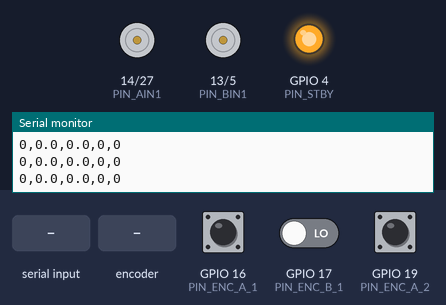
The sketch below on a simulated ESP32. Shown: motor-driver pin pairs drawn as motors (green arrow = first pin HIGH = forward, orange = second pin HIGH = backward, longer = more drive, scaled by the enable pin, stopped while the standby pin is LOW), output pins drawn as LEDs (lit = HIGH), the last lines printed to the serial monitor. Inputs (shaded band) come from the test bench; at power-on: GPIO 16 (PIN_ENC_A_1) HIGH, GPIO 17 (PIN_ENC_B_1) LOW, GPIO 19 (PIN_ENC_A_2) HIGH.

Above: at 1.4 s.
1.5 s: "90,45\n" received over Serial
At 1.85 s:
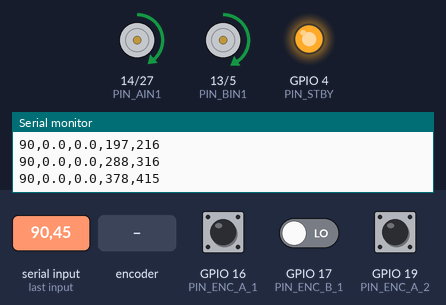
At 3.7 s:
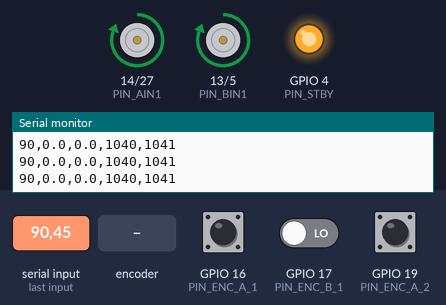
4.5 s: "30,150\n" received over Serial
At 4.95 s:
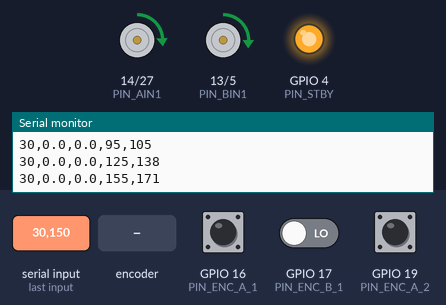
7.5 s: rotary encoder on GPIO 16 (PIN_ENC_A_1) / GPIO 17 (PIN_ENC_B_1) turned 1 step (first pin leading)
Timing chart, 0 to 10.5 s (numbered marks = the images above; inputs shaded):
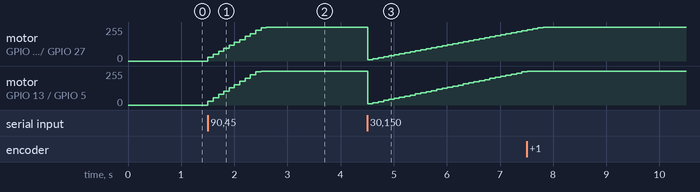

Measured:
- after the input at 1.5 s, motor on GPIO 14 (PIN_AIN1) / GPIO 27 (PIN_AIN2): moves from stopped to forward 255/255 over 1.1 s, starting at once; motor on GPIO 13 (PIN_BIN1) / GPIO 5 (PIN_BIN2): moves from stopped to forward 255/255 over 1.0 s, starting at once

The sketch:

pid_motor_v1_3.ino
```cpp
/*
 * ESP32 + TB6612 + Quadrature Encoder
 * PI điều khiển tốc độ (RPM) cho 2 động cơ - ĐÃ SỬA LỖI LOGIC
 * ***** Tương thích ESP32 CORE 3.x (API MỚI) *****
 * Gõ một số RPM trên Serial Monitor (115200) rồi Enter, ví dụ: 150
 * Code này sẽ điều khiển CẢ HAI động cơ chạy cùng tốc độ.
 */

#include <Arduino.h>

// ===== PIN MAP (Đã cập nhật theo sơ đồ của bạn) =====
// --- Động cơ 1 (Motor A) ---
const int PIN_AIN1 = 14;
const int PIN_AIN2 = 27;
const int PIN_PWMA = 25;
const int PIN_ENC_A_1 = 16;  // Cần pull-up ngoài
const int PIN_ENC_B_1 = 17;  // Cần pull-up ngoài

// --- Động cơ 2 (Motor B) ---
const int PIN_BIN1 = 13;
const int PIN_BIN2 = 5;
const int PIN_PWMB = 26;
const int PIN_ENC_A_2 = 19;  // Cần pull-up ngoài
const int PIN_ENC_B_2 = 18;  // Cần pull-up ngoài

// --- Chung ---
const int PIN_STBY = 4;

// ===== PWM (LEDC) =====
const int PWM_FREQ = 20000;  // 20 kHz êm tiếng
const int PWM_RES  = 10;     // 10-bit (0..1023)

// ===== ENCODER / TỐC ĐỘ =====
const int   CPR = 390;             // Tỉ số xung (11 * 35.5)
const float SPEED_DT_MS = 100.0;   // chu kỳ tính tốc độ (ms)

// ===== PI controller (tự viết, không cần thư viện) =====
double rpm_meas_1 = 0.0; // RPM đo Motor 1
double rpm_meas_2 = 0.0; // RPM đo Motor 2
double rpm_set  = 0.0;   // RPM đặt (chung cho cả 2)

// Tham số PI (Tune riêng cho mỗi động cơ nếu cần)
double Kp_1 = 0.195; // Kp cho Motor 1
double Ki_1 = 10;   // Ki cho Motor 1
double integ_1 = 0.0; // Tích phân Motor 1

double Kp_2 = 0.204; // Kp cho Motor 2
double Ki_2 = 11;   // Ki cho Motor 2
double integ_2 = 0.0; // Tích phân Motor 2

const double PWM_MAX = (1<<PWM_RES) - 1; // 1023

// ===== Biến encoder =====
volatile long encCount1 = 0;
long lastEnc1 = 0;
volatile long encCount2 = 0;
long lastEnc2 = 0;

unsigned long lastSpeedMs = 0;

// ===== Nhập lệnh Serial =====
String inLine; bool haveLine = false;

// ---------- ISR: Động cơ 1 ----------
void IRAM_ATTR encISR1() {
  if (digitalRead(PIN_ENC_B_1)) encCount1++;
  else                          encCount1--;
}

// ---------- ISR: Động cơ 2 ----------
void IRAM_ATTR encISR2() {
  if (digitalRead(PIN_ENC_B_2)) encCount2++;
  else                          encCount2--;
}

// ---------- Điều khiển TB6612 - Động cơ 1 ----------
static inline void motor1Brake() {
  digitalWrite(PIN_AIN1, LOW); digitalWrite(PIN_AIN2, LOW); ledcWrite(PIN_PWMA, 0);
}
static inline void motor1Drive(int signed_pwm) {
  int mag = constrain(abs(signed_pwm), 0, (int)PWM_MAX);
  if      (signed_pwm > 0) { digitalWrite(PIN_AIN1, HIGH); digitalWrite(PIN_AIN2, LOW); ledcWrite(PIN_PWMA, mag); }
  else if (signed_pwm < 0) { digitalWrite(PIN_AIN1, LOW);  digitalWrite(PIN_AIN2, HIGH); ledcWrite(PIN_PWMA, mag); }
  else { motor1Brake(); }
}

// ---------- Điều khiển TB6612 - Động cơ 2 ----------
static inline void motor2Brake() {
  digitalWrite(PIN_BIN1, LOW); digitalWrite(PIN_BIN2, LOW); ledcWrite(PIN_PWMB, 0);
}
static inline void motor2Drive(int signed_pwm) {
  int mag = constrain(abs(signed_pwm), 0, (int)PWM_MAX);
  if      (signed_pwm > 0) { digitalWrite(PIN_BIN1, HIGH); digitalWrite(PIN_BIN2, LOW); ledcWrite(PIN_PWMB, mag); }
  else if (signed_pwm < 0) { digitalWrite(PIN_BIN1, LOW);  digitalWrite(PIN_BIN2, HIGH); ledcWrite(PIN_PWMB, mag); }
  else { motor2Brake(); }
}

// ---------- Điều khiển TB6612 - Chung ----------
static inline void motorStandby(bool en) { digitalWrite(PIN_STBY, en ? HIGH : LOW); }
static inline void motorBrake() {
  motor1Brake();
  motor2Brake();
}

void setup() {
  Serial.begin(115200);
  delay(200);

  // STBY chung
  pinMode(PIN_STBY, OUTPUT);

  // Motor 1 Pins
  pinMode(PIN_AIN1, OUTPUT);
  pinMode(PIN_AIN2, OUTPUT);
  pinMode(PIN_ENC_A_1, INPUT); // Cần pull-up ngoài
  pinMode(PIN_ENC_B_1, INPUT); // Cần pull-up ngoài

  // Motor 2 Pins
  pinMode(PIN_BIN1, OUTPUT);
  pinMode(PIN_BIN2, OUTPUT);
  pinMode(PIN_ENC_A_2, INPUT); // Cần pull-up ngoài
  pinMode(PIN_ENC_B_2, INPUT); // Cần pull-up ngoài

  // API 3.x: Tự động setup và attach
  ledcAttach(PIN_PWMA, PWM_FREQ, PWM_RES);
  ledcAttach(PIN_PWMB, PWM_FREQ, PWM_RES);

  // Gắn ngắt
  attachInterrupt(digitalPinToInterrupt(PIN_ENC_A_1), encISR1, RISING);
  attachInterrupt(digitalPinToInterrupt(PIN_ENC_A_2), encISR2, RISING);

  motorStandby(true);
  motorBrake(); // Phanh cả hai

  lastSpeedMs = millis();
  Serial.println(F("Ready (2-Motor PI Controller). Type target RPM."));
}

void loop() {
  // ---- nhận lệnh RPM có dấu qua Serial ----
  while (Serial.available()) {
    char c = (char)Serial.read();
    if (c=='\n' || c=='\r') {
      if (inLine.length()) haveLine = true;
    } else {
      inLine += c;
    }
  }
  if (haveLine) {
    inLine.trim();
    rpm_set = (double) inLine.toInt();  // Nhập RPM, ví dụ: 150
    inLine = ""; haveLine = false;

    // Khi đặt lệnh mới, reset bộ tích phân
    integ_1 = 0.0;
    integ_2 = 0.0;
  }

  // ---- cập nhật tốc độ & điều khiển theo chu kỳ ----
  unsigned long now = millis();
  if (now - lastSpeedMs >= SPEED_DT_MS) {
    float dt = (now - lastSpeedMs) / 1000.0f;   // giây
    lastSpeedMs = now;

    // --- Tính toán Motor 1 ---
    long cnt1 = encCount1;
    long dp1  = cnt1 - lastEnc1;
    lastEnc1  = cnt1;
    rpm_meas_1 = (dp1 / dt) * 60.0 / CPR;

    // --- Tính toán Motor 2 ---
    long cnt2 = encCount2;
    long dp2  = cnt2 - lastEnc2;
    lastEnc2  = cnt2;
    rpm_meas_2 = (dp2 / dt) *60.0 / CPR; // << CÓ THỂ BẠN CỐ TÌNH SAI Ở ĐÂY? SỬA LẠI:
    // rpm_meas_2 = (dp2 / dt) * 60.0 / CPR;


    // ==========================================================
    // === LOGIC PI ĐIỀU KHIỂN TỐC ĐỘ (Motor 1) ===
    // ==========================================================
    double e1 = rpm_set - rpm_meas_1;
    integ_1 += e1 * Ki_1 * dt;
    if (integ_1 > PWM_MAX) integ_1 = PWM_MAX;
    if (integ_1 < -PWM_MAX) integ_1 = -PWM_MAX;
    double u1 = Kp_1 * e1 + integ_1;
    motor1Drive((int)u1);

    // ==========================================================
    // === LOGIC PI ĐIỀU KHIỂN TỐC ĐỘ (Motor 2) ===
    // ==========================================================
    double e2 = rpm_set - rpm_meas_2;
    integ_2 += e2 * Ki_2 * dt;
    if (integ_2 > PWM_MAX) integ_2 = PWM_MAX;
    if (integ_2 < -PWM_MAX) integ_2 = -PWM_MAX;
    double u2 = Kp_2 * e2 + integ_2;
    motor2Drive((int)u2);

    // ==========================================================

    // In log để plot: set, meas1, meas2, pwm1, pwm2
    Serial.print((int)rpm_set); Serial.print(',');
    Serial.print(rpm_meas_1, 1);  Serial.print(',');
    Serial.print(rpm_meas_2, 1);  Serial.print(',');
    Serial.print((int)u1); Serial.print(',');
    Serial.println((int)u2);
  }
}
```
